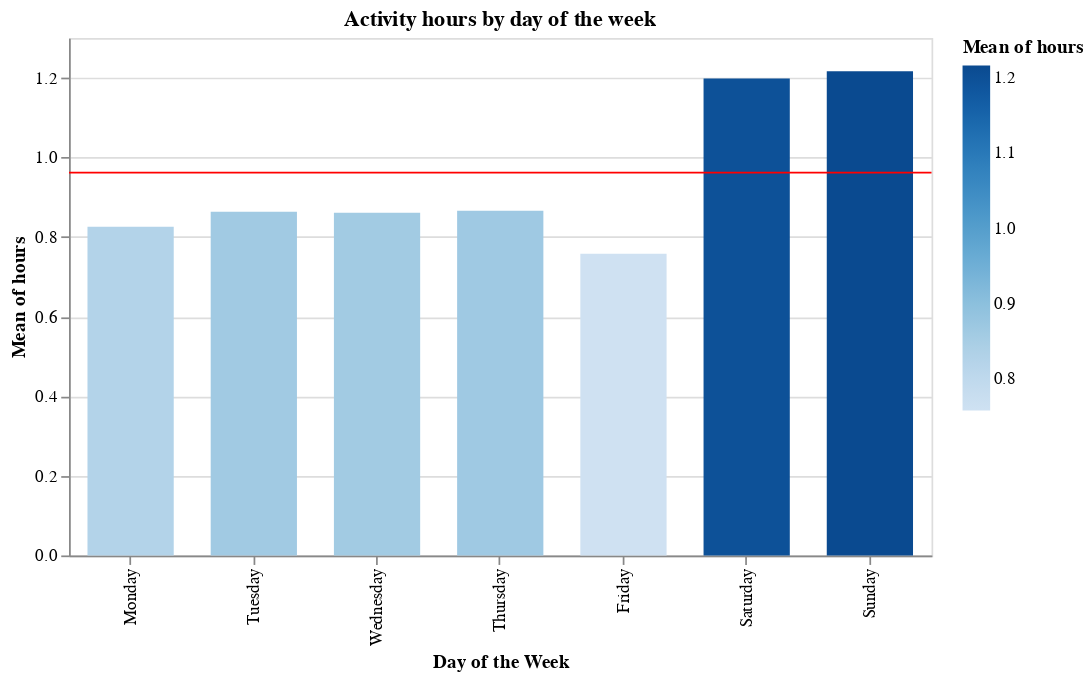

Notebook cell for this chart:
### Markdown cell above
# Average hours of training during the week by day

### Code cell
days = ['Monday','Tuesday','Wednesday','Thursday','Friday','Saturday','Sunday']

bar = alt.Chart(df).mark_bar(size=50).encode(
    x=alt.X('day_of_week', sort=days, axis=alt.Axis(title='Day of the Week')),
    y='mean(hours)',
    color='mean(hours):Q'
)

rule = alt.Chart(df).mark_rule(color='red').encode(
    y='mean(hours):Q'
)

(bar + rule).properties(
    width=500,
    title='Activity hours by day of the week'
)

### Figure 1 — Vega-Lite specification as saved in the notebook (floating-point values rounded to 4 significant figures; data arrays with more than 128 entries replaced by an {"elided": "..."} marker saying what was removed)
{"config": {"view": {"continuousWidth": 400, "continuousHeight": 300}}, "layer": [{"mark": {"type": "bar", "size": 50}, "encoding": {"color": {"type": "quantitative", "aggregate": "mean", "field": "hours"}, "x": {"type": "nominal", "axis": {"title": "Day of the Week"}, "field": "day_of_week", "sort": ["Monday", "Tuesday", "Wednesday", "Thursday", "Friday", "Saturday", "Sunday"]}, "y": {"type": "quantitative", "aggregate": "mean", "field": "hours"}}}, {"mark": {"type": "rule", "color": "red"}, "encoding": {"y": {"type": "quantitative", "aggregate": "mean", "field": "hours"}}}], "data": {"name": "data-feb000db323d37b533775dfc4863ea15"}, "title": "Activity hours by day of the week", "width": 500, "$schema": "https://vega.github.io/schema/vega-lite/v4.8.1.json", "datasets": {"data-feb000db323d37b533775dfc4863ea15": {"elided": "355 records"}}}
